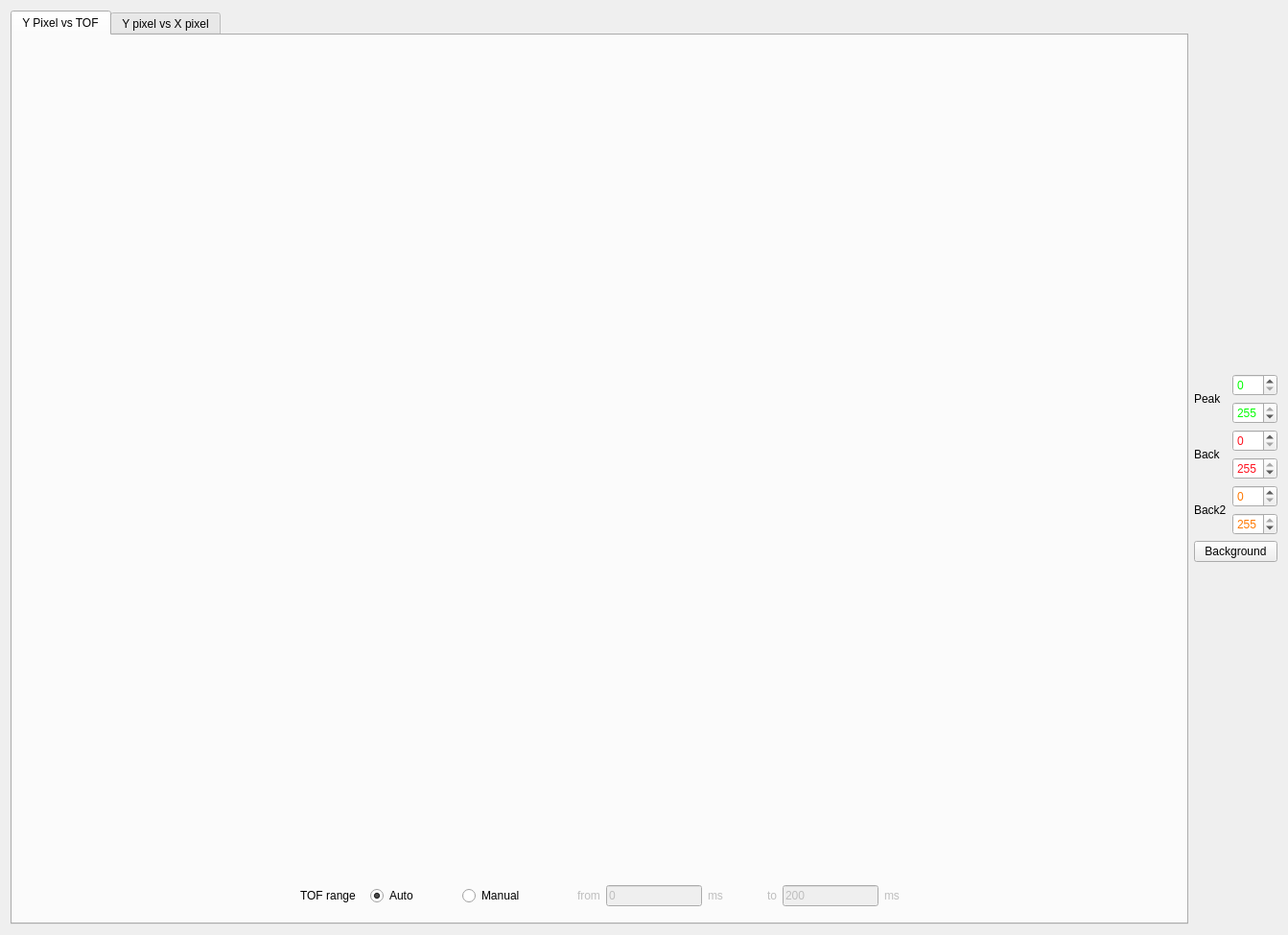
<?xml version="1.0" encoding="UTF-8"?>
<ui version="4.0">
 <class>Dialog</class>
 <widget class="QDialog" name="Dialog">
  <property name="geometry">
   <rect>
    <x>0</x>
    <y>0</y>
    <width>1343</width>
    <height>975</height>
   </rect>
  </property>
  <property name="windowTitle">
   <string>2D Selection Tool</string>
  </property>
  <layout class="QVBoxLayout" name="verticalLayout_4">
   <item>
    <layout class="QHBoxLayout" name="horizontalLayout_6">
     <item>
      <widget class="QTabWidget" name="tabWidget">
       <property name="currentIndex">
        <number>0</number>
       </property>
       <widget class="QWidget" name="tab">
        <attribute name="title">
         <string>Y Pixel vs TOF</string>
        </attribute>
        <layout class="QHBoxLayout" name="horizontalLayout_3">
         <item>
          <layout class="QVBoxLayout" name="verticalLayout">
           <item>
            <layout class="QHBoxLayout" name="horizontalLayout">
             <item>
              <widget class="MPLWidgetNoLog" name="y_pixel_vs_tof_plot" native="true">
               <property name="sizePolicy">
                <sizepolicy hsizetype="Expanding" vsizetype="Expanding">
                 <horstretch>0</horstretch>
                 <verstretch>0</verstretch>
                </sizepolicy>
               </property>
              </widget>
             </item>
            </layout>
           </item>
           <item>
            <layout class="QHBoxLayout" name="horizontalLayout_37">
             <item>
              <spacer name="horizontalSpacer">
               <property name="orientation">
                <enum>Qt::Horizontal</enum>
               </property>
               <property name="sizeHint" stdset="0">
                <size>
                 <width>40</width>
                 <height>20</height>
                </size>
               </property>
              </spacer>
             </item>
             <item>
              <widget class="QLabel" name="dataTOFmanualLabel">
               <property name="enabled">
                <bool>true</bool>
               </property>
               <property name="text">
                <string>TOF range</string>
               </property>
              </widget>
             </item>
             <item>
              <widget class="QFrame" name="frame_13">
               <property name="frameShape">
                <enum>QFrame::NoFrame</enum>
               </property>
               <property name="frameShadow">
                <enum>QFrame::Raised</enum>
               </property>
               <property name="lineWidth">
                <number>0</number>
               </property>
               <layout class="QHBoxLayout" name="horizontalLayout_38">
                <item>
                 <layout class="QHBoxLayout" name="horizontalLayout_39">
                  <item>
                   <widget class="QRadioButton" name="tof_auto_flag">
                    <property name="text">
                     <string>Auto</string>
                    </property>
                    <property name="checked">
                     <bool>true</bool>
                    </property>
                    <property name="autoExclusive">
                     <bool>true</bool>
                    </property>
                   </widget>
                  </item>
                  <item>
                   <spacer name="horizontalSpacer_17">
                    <property name="orientation">
                     <enum>Qt::Horizontal</enum>
                    </property>
                    <property name="sizeType">
                     <enum>QSizePolicy::Maximum</enum>
                    </property>
                    <property name="sizeHint" stdset="0">
                     <size>
                      <width>40</width>
                      <height>20</height>
                     </size>
                    </property>
                   </spacer>
                  </item>
                  <item>
                   <widget class="QRadioButton" name="tof_manual_flag">
                    <property name="enabled">
                     <bool>true</bool>
                    </property>
                    <property name="text">
                     <string>Manual</string>
                    </property>
                    <property name="autoExclusive">
                     <bool>true</bool>
                    </property>
                   </widget>
                  </item>
                 </layout>
                </item>
               </layout>
              </widget>
             </item>
             <item>
              <spacer name="horizontalSpacer_18">
               <property name="orientation">
                <enum>Qt::Horizontal</enum>
               </property>
               <property name="sizeType">
                <enum>QSizePolicy::Maximum</enum>
               </property>
               <property name="sizeHint" stdset="0">
                <size>
                 <width>40</width>
                 <height>20</height>
                </size>
               </property>
              </spacer>
             </item>
             <item>
              <widget class="QLabel" name="tof_from_label">
               <property name="enabled">
                <bool>false</bool>
               </property>
               <property name="text">
                <string>from</string>
               </property>
              </widget>
             </item>
             <item>
              <widget class="QLineEdit" name="tof_from">
               <property name="enabled">
                <bool>false</bool>
               </property>
               <property name="sizePolicy">
                <sizepolicy hsizetype="Minimum" vsizetype="Fixed">
                 <horstretch>0</horstretch>
                 <verstretch>0</verstretch>
                </sizepolicy>
               </property>
               <property name="minimumSize">
                <size>
                 <width>100</width>
                 <height>0</height>
                </size>
               </property>
               <property name="maximumSize">
                <size>
                 <width>100</width>
                 <height>16777215</height>
                </size>
               </property>
               <property name="text">
                <string>0</string>
               </property>
              </widget>
             </item>
             <item>
              <widget class="QLabel" name="tof_from_units">
               <property name="enabled">
                <bool>false</bool>
               </property>
               <property name="text">
                <string>ms</string>
               </property>
              </widget>
             </item>
             <item>
              <spacer name="horizontalSpacer_19">
               <property name="orientation">
                <enum>Qt::Horizontal</enum>
               </property>
               <property name="sizeType">
                <enum>QSizePolicy::Maximum</enum>
               </property>
               <property name="sizeHint" stdset="0">
                <size>
                 <width>40</width>
                 <height>20</height>
                </size>
               </property>
              </spacer>
             </item>
             <item>
              <widget class="QLabel" name="tof_to_label">
               <property name="enabled">
                <bool>false</bool>
               </property>
               <property name="text">
                <string>to</string>
               </property>
              </widget>
             </item>
             <item>
              <widget class="QLineEdit" name="tof_to">
               <property name="enabled">
                <bool>false</bool>
               </property>
               <property name="sizePolicy">
                <sizepolicy hsizetype="Minimum" vsizetype="Fixed">
                 <horstretch>0</horstretch>
                 <verstretch>0</verstretch>
                </sizepolicy>
               </property>
               <property name="minimumSize">
                <size>
                 <width>100</width>
                 <height>0</height>
                </size>
               </property>
               <property name="maximumSize">
                <size>
                 <width>100</width>
                 <height>16777215</height>
                </size>
               </property>
               <property name="text">
                <string>200</string>
               </property>
              </widget>
             </item>
             <item>
              <widget class="QLabel" name="tof_to_units">
               <property name="enabled">
                <bool>false</bool>
               </property>
               <property name="text">
                <string>ms</string>
               </property>
              </widget>
             </item>
             <item>
              <spacer name="horizontalSpacer_21">
               <property name="orientation">
                <enum>Qt::Horizontal</enum>
               </property>
               <property name="sizeHint" stdset="0">
                <size>
                 <width>40</width>
                 <height>20</height>
                </size>
               </property>
              </spacer>
             </item>
            </layout>
           </item>
          </layout>
         </item>
        </layout>
        <zorder></zorder>
       </widget>
       <widget class="QWidget" name="tab_2">
        <attribute name="title">
         <string>Y pixel vs X pixel</string>
        </attribute>
        <layout class="QHBoxLayout" name="horizontalLayout_5">
         <item>
          <layout class="QVBoxLayout" name="verticalLayout_2">
           <item>
            <layout class="QHBoxLayout" name="horizontalLayout_2">
             <item>
              <widget class="MPLWidgetNoLog" name="detector_plot" native="true">
               <property name="sizePolicy">
                <sizepolicy hsizetype="Expanding" vsizetype="Expanding">
                 <horstretch>0</horstretch>
                 <verstretch>0</verstretch>
                </sizepolicy>
               </property>
              </widget>
             </item>
            </layout>
           </item>
           <item>
            <widget class="QFrame" name="frame_20">
             <property name="maximumSize">
              <size>
               <width>16777215</width>
               <height>50</height>
              </size>
             </property>
             <property name="frameShape">
              <enum>QFrame::StyledPanel</enum>
             </property>
             <property name="frameShadow">
              <enum>QFrame::Raised</enum>
             </property>
             <layout class="QHBoxLayout" name="horizontalLayout_54">
              <item>
               <layout class="QHBoxLayout" name="horizontalLayout_83">
                <item>
                 <spacer name="horizontalSpacer_28">
                  <property name="orientation">
                   <enum>Qt::Horizontal</enum>
                  </property>
                  <property name="sizeType">
                   <enum>QSizePolicy::Minimum</enum>
                  </property>
                  <property name="sizeHint" stdset="0">
                   <size>
                    <width>40</width>
                    <height>20</height>
                   </size>
                  </property>
                 </spacer>
                </item>
                <item>
                 <widget class="QCheckBox" name="low_res_flag">
                  <property name="text">
                   <string>Low Resolution</string>
                  </property>
                  <property name="checked">
                   <bool>true</bool>
                  </property>
                 </widget>
                </item>
                <item>
                 <widget class="QLabel" name="low_res1_label">
                  <property name="text">
                   <string>From Pixel</string>
                  </property>
                 </widget>
                </item>
                <item>
                 <spacer name="horizontalSpacer_65">
                  <property name="orientation">
                   <enum>Qt::Horizontal</enum>
                  </property>
                  <property name="sizeType">
                   <enum>QSizePolicy::Fixed</enum>
                  </property>
                  <property name="sizeHint" stdset="0">
                   <size>
                    <width>0</width>
                    <height>20</height>
                   </size>
                  </property>
                 </spacer>
                </item>
                <item>
                 <widget class="QSpinBox" name="low_res1">
                  <property name="palette">
                   <palette>
                    <active>
                     <colorrole role="Text">
                      <brush brushstyle="SolidPattern">
                       <color alpha="255">
                        <red>0</red>
                        <green>0</green>
                        <blue>255</blue>
                       </color>
                      </brush>
                     </colorrole>
                     <colorrole role="PlaceholderText">
                      <brush brushstyle="NoBrush">
                       <color alpha="128">
                        <red>0</red>
                        <green>0</green>
                        <blue>255</blue>
                       </color>
                      </brush>
                     </colorrole>
                    </active>
                    <inactive>
                     <colorrole role="Text">
                      <brush brushstyle="SolidPattern">
                       <color alpha="255">
                        <red>0</red>
                        <green>0</green>
                        <blue>255</blue>
                       </color>
                      </brush>
                     </colorrole>
                     <colorrole role="PlaceholderText">
                      <brush brushstyle="NoBrush">
                       <color alpha="128">
                        <red>0</red>
                        <green>0</green>
                        <blue>255</blue>
                       </color>
                      </brush>
                     </colorrole>
                    </inactive>
                    <disabled>
                     <colorrole role="Text">
                      <brush brushstyle="SolidPattern">
                       <color alpha="255">
                        <red>118</red>
                        <green>118</green>
                        <blue>117</blue>
                       </color>
                      </brush>
                     </colorrole>
                     <colorrole role="PlaceholderText">
                      <brush brushstyle="NoBrush">
                       <color alpha="128">
                        <red>0</red>
                        <green>0</green>
                        <blue>255</blue>
                       </color>
                      </brush>
                     </colorrole>
                    </disabled>
                   </palette>
                  </property>
                  <property name="maximum">
                   <number>255</number>
                  </property>
                  <property name="value">
                   <number>50</number>
                  </property>
                 </widget>
                </item>
                <item>
                 <widget class="QLabel" name="low_res2_label">
                  <property name="text">
                   <string>To Pixel</string>
                  </property>
                 </widget>
                </item>
                <item>
                 <spacer name="horizontalSpacer_66">
                  <property name="orientation">
                   <enum>Qt::Horizontal</enum>
                  </property>
                  <property name="sizeType">
                   <enum>QSizePolicy::Fixed</enum>
                  </property>
                  <property name="sizeHint" stdset="0">
                   <size>
                    <width>0</width>
                    <height>20</height>
                   </size>
                  </property>
                 </spacer>
                </item>
                <item>
                 <widget class="QSpinBox" name="low_res2">
                  <property name="palette">
                   <palette>
                    <active>
                     <colorrole role="Text">
                      <brush brushstyle="SolidPattern">
                       <color alpha="255">
                        <red>0</red>
                        <green>0</green>
                        <blue>255</blue>
                       </color>
                      </brush>
                     </colorrole>
                     <colorrole role="PlaceholderText">
                      <brush brushstyle="NoBrush">
                       <color alpha="128">
                        <red>0</red>
                        <green>0</green>
                        <blue>255</blue>
                       </color>
                      </brush>
                     </colorrole>
                    </active>
                    <inactive>
                     <colorrole role="Text">
                      <brush brushstyle="SolidPattern">
                       <color alpha="255">
                        <red>0</red>
                        <green>0</green>
                        <blue>255</blue>
                       </color>
                      </brush>
                     </colorrole>
                     <colorrole role="PlaceholderText">
                      <brush brushstyle="NoBrush">
                       <color alpha="128">
                        <red>0</red>
                        <green>0</green>
                        <blue>255</blue>
                       </color>
                      </brush>
                     </colorrole>
                    </inactive>
                    <disabled>
                     <colorrole role="Text">
                      <brush brushstyle="SolidPattern">
                       <color alpha="255">
                        <red>118</red>
                        <green>118</green>
                        <blue>117</blue>
                       </color>
                      </brush>
                     </colorrole>
                     <colorrole role="PlaceholderText">
                      <brush brushstyle="NoBrush">
                       <color alpha="128">
                        <red>0</red>
                        <green>0</green>
                        <blue>255</blue>
                       </color>
                      </brush>
                     </colorrole>
                    </disabled>
                   </palette>
                  </property>
                  <property name="maximum">
                   <number>303</number>
                  </property>
                  <property name="value">
                   <number>250</number>
                  </property>
                 </widget>
                </item>
                <item>
                 <spacer name="horizontalSpacer_67">
                  <property name="orientation">
                   <enum>Qt::Horizontal</enum>
                  </property>
                  <property name="sizeType">
                   <enum>QSizePolicy::Minimum</enum>
                  </property>
                  <property name="sizeHint" stdset="0">
                   <size>
                    <width>40</width>
                    <height>20</height>
                   </size>
                  </property>
                 </spacer>
                </item>
               </layout>
              </item>
             </layout>
            </widget>
           </item>
          </layout>
         </item>
        </layout>
        <zorder></zorder>
       </widget>
      </widget>
     </item>
     <item>
      <layout class="QVBoxLayout" name="verticalLayout_3">
       <item>
        <spacer name="verticalSpacer">
         <property name="orientation">
          <enum>Qt::Vertical</enum>
         </property>
         <property name="sizeHint" stdset="0">
          <size>
           <width>20</width>
           <height>40</height>
          </size>
         </property>
        </spacer>
       </item>
       <item>
        <layout class="QHBoxLayout" name="horizontalLayout_8">
         <item>
          <widget class="QLabel" name="plot2dPeakBoundariesLabel">
           <property name="text">
            <string>Peak</string>
           </property>
          </widget>
         </item>
         <item>
          <layout class="QVBoxLayout" name="verticalLayout_16">
           <item>
            <layout class="QHBoxLayout" name="horizontalLayout_12">
             <item>
              <widget class="QSpinBox" name="plot2dPeakFromSpinBox">
               <property name="palette">
                <palette>
                 <active>
                  <colorrole role="Text">
                   <brush brushstyle="SolidPattern">
                    <color alpha="255">
                     <red>0</red>
                     <green>255</green>
                     <blue>0</blue>
                    </color>
                   </brush>
                  </colorrole>
                  <colorrole role="PlaceholderText">
                   <brush brushstyle="SolidPattern">
                    <color alpha="128">
                     <red>0</red>
                     <green>255</green>
                     <blue>0</blue>
                    </color>
                   </brush>
                  </colorrole>
                 </active>
                 <inactive>
                  <colorrole role="Text">
                   <brush brushstyle="SolidPattern">
                    <color alpha="255">
                     <red>0</red>
                     <green>255</green>
                     <blue>0</blue>
                    </color>
                   </brush>
                  </colorrole>
                  <colorrole role="PlaceholderText">
                   <brush brushstyle="SolidPattern">
                    <color alpha="128">
                     <red>0</red>
                     <green>255</green>
                     <blue>0</blue>
                    </color>
                   </brush>
                  </colorrole>
                 </inactive>
                 <disabled>
                  <colorrole role="Text">
                   <brush brushstyle="SolidPattern">
                    <color alpha="255">
                     <red>190</red>
                     <green>190</green>
                     <blue>190</blue>
                    </color>
                   </brush>
                  </colorrole>
                  <colorrole role="PlaceholderText">
                   <brush brushstyle="SolidPattern">
                    <color alpha="128">
                     <red>0</red>
                     <green>0</green>
                     <blue>0</blue>
                    </color>
                   </brush>
                  </colorrole>
                 </disabled>
                </palette>
               </property>
               <property name="maximum">
                <number>255</number>
               </property>
              </widget>
             </item>
            </layout>
           </item>
           <item>
            <layout class="QHBoxLayout" name="horizontalLayout_11">
             <item>
              <widget class="QSpinBox" name="plot2dPeakToSpinBox">
               <property name="palette">
                <palette>
                 <active>
                  <colorrole role="Text">
                   <brush brushstyle="SolidPattern">
                    <color alpha="255">
                     <red>0</red>
                     <green>255</green>
                     <blue>0</blue>
                    </color>
                   </brush>
                  </colorrole>
                  <colorrole role="PlaceholderText">
                   <brush brushstyle="SolidPattern">
                    <color alpha="128">
                     <red>0</red>
                     <green>255</green>
                     <blue>0</blue>
                    </color>
                   </brush>
                  </colorrole>
                 </active>
                 <inactive>
                  <colorrole role="Text">
                   <brush brushstyle="SolidPattern">
                    <color alpha="255">
                     <red>0</red>
                     <green>255</green>
                     <blue>0</blue>
                    </color>
                   </brush>
                  </colorrole>
                  <colorrole role="PlaceholderText">
                   <brush brushstyle="SolidPattern">
                    <color alpha="128">
                     <red>0</red>
                     <green>255</green>
                     <blue>0</blue>
                    </color>
                   </brush>
                  </colorrole>
                 </inactive>
                 <disabled>
                  <colorrole role="Text">
                   <brush brushstyle="SolidPattern">
                    <color alpha="255">
                     <red>190</red>
                     <green>190</green>
                     <blue>190</blue>
                    </color>
                   </brush>
                  </colorrole>
                  <colorrole role="PlaceholderText">
                   <brush brushstyle="SolidPattern">
                    <color alpha="128">
                     <red>0</red>
                     <green>0</green>
                     <blue>0</blue>
                    </color>
                   </brush>
                  </colorrole>
                 </disabled>
                </palette>
               </property>
               <property name="maximum">
                <number>255</number>
               </property>
               <property name="value">
                <number>255</number>
               </property>
              </widget>
             </item>
            </layout>
           </item>
          </layout>
         </item>
        </layout>
       </item>
       <item>
        <layout class="QHBoxLayout" name="horizontalLayout_9">
         <item>
          <widget class="QLabel" name="plot2dBackBoundariesLabel">
           <property name="text">
            <string>Back</string>
           </property>
          </widget>
         </item>
         <item>
          <layout class="QVBoxLayout" name="verticalLayout_5">
           <item>
            <layout class="QHBoxLayout" name="horizontalLayout_17">
             <item>
              <widget class="QSpinBox" name="plot2dBackFromValue">
               <property name="palette">
                <palette>
                 <active>
                  <colorrole role="Text">
                   <brush brushstyle="SolidPattern">
                    <color alpha="255">
                     <red>255</red>
                     <green>15</green>
                     <blue>29</blue>
                    </color>
                   </brush>
                  </colorrole>
                  <colorrole role="PlaceholderText">
                   <brush brushstyle="SolidPattern">
                    <color alpha="128">
                     <red>255</red>
                     <green>15</green>
                     <blue>29</blue>
                    </color>
                   </brush>
                  </colorrole>
                 </active>
                 <inactive>
                  <colorrole role="Text">
                   <brush brushstyle="SolidPattern">
                    <color alpha="255">
                     <red>255</red>
                     <green>15</green>
                     <blue>29</blue>
                    </color>
                   </brush>
                  </colorrole>
                  <colorrole role="PlaceholderText">
                   <brush brushstyle="SolidPattern">
                    <color alpha="128">
                     <red>255</red>
                     <green>15</green>
                     <blue>29</blue>
                    </color>
                   </brush>
                  </colorrole>
                 </inactive>
                 <disabled>
                  <colorrole role="Text">
                   <brush brushstyle="SolidPattern">
                    <color alpha="255">
                     <red>190</red>
                     <green>190</green>
                     <blue>190</blue>
                    </color>
                   </brush>
                  </colorrole>
                  <colorrole role="PlaceholderText">
                   <brush brushstyle="SolidPattern">
                    <color alpha="128">
                     <red>0</red>
                     <green>0</green>
                     <blue>0</blue>
                    </color>
                   </brush>
                  </colorrole>
                 </disabled>
                </palette>
               </property>
               <property name="maximum">
                <number>255</number>
               </property>
              </widget>
             </item>
            </layout>
           </item>
           <item>
            <layout class="QHBoxLayout" name="horizontalLayout_18">
             <item>
              <widget class="QSpinBox" name="plot2dBackToValue">
               <property name="palette">
                <palette>
                 <active>
                  <colorrole role="Text">
                   <brush brushstyle="SolidPattern">
                    <color alpha="255">
                     <red>255</red>
                     <green>15</green>
                     <blue>29</blue>
                    </color>
                   </brush>
                  </colorrole>
                  <colorrole role="PlaceholderText">
                   <brush brushstyle="SolidPattern">
                    <color alpha="128">
                     <red>255</red>
                     <green>15</green>
                     <blue>29</blue>
                    </color>
                   </brush>
                  </colorrole>
                 </active>
                 <inactive>
                  <colorrole role="Text">
                   <brush brushstyle="SolidPattern">
                    <color alpha="255">
                     <red>255</red>
                     <green>15</green>
                     <blue>29</blue>
                    </color>
                   </brush>
                  </colorrole>
                  <colorrole role="PlaceholderText">
                   <brush brushstyle="SolidPattern">
                    <color alpha="128">
                     <red>255</red>
                     <green>15</green>
                     <blue>29</blue>
                    </color>
                   </brush>
                  </colorrole>
                 </inactive>
                 <disabled>
                  <colorrole role="Text">
                   <brush brushstyle="SolidPattern">
                    <color alpha="255">
                     <red>190</red>
                     <green>190</green>
                     <blue>190</blue>
                    </color>
                   </brush>
                  </colorrole>
                  <colorrole role="PlaceholderText">
                   <brush brushstyle="SolidPattern">
                    <color alpha="128">
                     <red>0</red>
                     <green>0</green>
                     <blue>0</blue>
                    </color>
                   </brush>
                  </colorrole>
                 </disabled>
                </palette>
               </property>
               <property name="maximum">
                <number>255</number>
               </property>
               <property name="value">
                <number>255</number>
               </property>
              </widget>
             </item>
            </layout>
           </item>
          </layout>
         </item>
        </layout>
       </item>
       <item>
        <layout class="QHBoxLayout" name="horizontalLayout_10">
         <item>
          <widget class="QLabel" name="plot2dBack2BoundariesLabel">
           <property name="text">
            <string>Back2</string>
           </property>
          </widget>
         </item>
         <item>
          <layout class="QVBoxLayout" name="verticalLayout_6">
           <item>
            <layout class="QHBoxLayout" name="horizontalLayout_20">
             <item>
              <widget class="QSpinBox" name="plot2dBack2FromValue">
               <property name="enabled">
                <bool>true</bool>
               </property>
               <property name="palette">
                <palette>
                 <active>
                  <colorrole role="Text">
                   <brush brushstyle="SolidPattern">
                    <color alpha="255">
                     <red>255</red>
                     <green>120</green>
                     <blue>0</blue>
                    </color>
                   </brush>
                  </colorrole>
                  <colorrole role="PlaceholderText">
                   <brush brushstyle="SolidPattern">
                    <color alpha="128">
                     <red>255</red>
                     <green>120</green>
                     <blue>0</blue>
                    </color>
                   </brush>
                  </colorrole>
                 </active>
                 <inactive>
                  <colorrole role="Text">
                   <brush brushstyle="SolidPattern">
                    <color alpha="255">
                     <red>255</red>
                     <green>120</green>
                     <blue>0</blue>
                    </color>
                   </brush>
                  </colorrole>
                  <colorrole role="PlaceholderText">
                   <brush brushstyle="SolidPattern">
                    <color alpha="128">
                     <red>255</red>
                     <green>120</green>
                     <blue>0</blue>
                    </color>
                   </brush>
                  </colorrole>
                 </inactive>
                 <disabled>
                  <colorrole role="Text">
                   <brush brushstyle="SolidPattern">
                    <color alpha="255">
                     <red>190</red>
                     <green>190</green>
                     <blue>190</blue>
                    </color>
                   </brush>
                  </colorrole>
                  <colorrole role="PlaceholderText">
                   <brush brushstyle="SolidPattern">
                    <color alpha="128">
                     <red>0</red>
                     <green>0</green>
                     <blue>0</blue>
                    </color>
                   </brush>
                  </colorrole>
                 </disabled>
                </palette>
               </property>
               <property name="maximum">
                <number>255</number>
               </property>
              </widget>
             </item>
            </layout>
           </item>
           <item>
            <layout class="QHBoxLayout" name="horizontalLayout_19">
             <item>
              <widget class="QSpinBox" name="plot2dBack2ToValue">
               <property name="enabled">
                <bool>true</bool>
               </property>
               <property name="palette">
                <palette>
                 <active>
                  <colorrole role="Text">
                   <brush brushstyle="SolidPattern">
                    <color alpha="255">
                     <red>255</red>
                     <green>120</green>
                     <blue>0</blue>
                    </color>
                   </brush>
                  </colorrole>
                  <colorrole role="PlaceholderText">
                   <brush brushstyle="SolidPattern">
                    <color alpha="128">
                     <red>255</red>
                     <green>120</green>
                     <blue>0</blue>
                    </color>
                   </brush>
                  </colorrole>
                 </active>
                 <inactive>
                  <colorrole role="Text">
                   <brush brushstyle="SolidPattern">
                    <color alpha="255">
                     <red>255</red>
                     <green>120</green>
                     <blue>0</blue>
                    </color>
                   </brush>
                  </colorrole>
                  <colorrole role="PlaceholderText">
                   <brush brushstyle="SolidPattern">
                    <color alpha="128">
                     <red>255</red>
                     <green>120</green>
                     <blue>0</blue>
                    </color>
                   </brush>
                  </colorrole>
                 </inactive>
                 <disabled>
                  <colorrole role="Text">
                   <brush brushstyle="SolidPattern">
                    <color alpha="255">
                     <red>190</red>
                     <green>190</green>
                     <blue>190</blue>
                    </color>
                   </brush>
                  </colorrole>
                  <colorrole role="PlaceholderText">
                   <brush brushstyle="SolidPattern">
                    <color alpha="128">
                     <red>0</red>
                     <green>0</green>
                     <blue>0</blue>
                    </color>
                   </brush>
                  </colorrole>
                 </disabled>
                </palette>
               </property>
               <property name="maximum">
                <number>255</number>
               </property>
               <property name="value">
                <number>255</number>
               </property>
              </widget>
             </item>
            </layout>
           </item>
          </layout>
         </item>
        </layout>
       </item>
       <item>
        <widget class="QPushButton" name="backgroundSettingsPushButton">
         <property name="toolTip">
          <string>&lt;html&gt;&lt;head/&gt;&lt;body&gt;&lt;p&gt;opens the backgrounds-settings dialog&lt;/p&gt;&lt;/body&gt;&lt;/html&gt;</string>
         </property>
         <property name="text">
          <string>Background</string>
         </property>
         <property name="icon">
          <iconset resource="../icons/icons.qrc">
           <normaloff>:/General/cogwheel.png</normaloff>:/General/cogwheel.png</iconset>
         </property>
         <property name="autoDefault">
          <bool>false</bool>
         </property>
        </widget>
       </item>
       <item>
        <spacer name="verticalSpacer_2">
         <property name="orientation">
          <enum>Qt::Vertical</enum>
         </property>
         <property name="sizeHint" stdset="0">
          <size>
           <width>20</width>
           <height>40</height>
          </size>
         </property>
        </spacer>
       </item>
      </layout>
     </item>
    </layout>
   </item>
  </layout>
 </widget>
 <customwidgets>
  <customwidget>
   <class>MPLWidgetNoLog</class>
   <extends>QWidget</extends>
   <header>refred/interfaces/mplwidgets.h</header>
   <container>1</container>
  </customwidget>
 </customwidgets>
 <resources>
  <include location="../icons/icons.qrc"/>
 </resources>
 <connections>
  <connection>
   <sender>tof_from</sender>
   <signal>editingFinished()</signal>
   <receiver>Dialog</receiver>
   <slot>manual_input_of_tof_field()</slot>
   <hints>
    <hint type="sourcelabel">
     <x>437</x>
     <y>1121</y>
    </hint>
    <hint type="destinationlabel">
     <x>689</x>
     <y>593</y>
    </hint>
   </hints>
  </connection>
  <connection>
   <sender>low_res2</sender>
   <signal>editingFinished()</signal>
   <receiver>Dialog</receiver>
   <slot>manual_input_of_low_res_field()</slot>
   <hints>
    <hint type="sourcelabel">
     <x>1069</x>
     <y>1119</y>
    </hint>
    <hint type="destinationlabel">
     <x>689</x>
     <y>593</y>
    </hint>
   </hints>
  </connection>
  <connection>
   <sender>tof_manual_flag</sender>
   <signal>clicked()</signal>
   <receiver>Dialog</receiver>
   <slot>manual_auto_tof_clicked()</slot>
   <hints>
    <hint type="sourcelabel">
     <x>251</x>
     <y>1121</y>
    </hint>
    <hint type="destinationlabel">
     <x>689</x>
     <y>593</y>
    </hint>
   </hints>
  </connection>
  <connection>
   <sender>low_res_flag</sender>
   <signal>clicked(bool)</signal>
   <receiver>Dialog</receiver>
   <slot>activate_or_not_low_res_widgets()</slot>
   <hints>
    <hint type="sourcelabel">
     <x>309</x>
     <y>1118</y>
    </hint>
    <hint type="destinationlabel">
     <x>689</x>
     <y>593</y>
    </hint>
   </hints>
  </connection>
  <connection>
   <sender>low_res1</sender>
   <signal>editingFinished()</signal>
   <receiver>Dialog</receiver>
   <slot>manual_input_of_low_res_field()</slot>
   <hints>
    <hint type="sourcelabel">
     <x>689</x>
     <y>1119</y>
    </hint>
    <hint type="destinationlabel">
     <x>689</x>
     <y>593</y>
    </hint>
   </hints>
  </connection>
  <connection>
   <sender>tof_to</sender>
   <signal>editingFinished()</signal>
   <receiver>Dialog</receiver>
   <slot>manual_input_of_tof_field()</slot>
   <hints>
    <hint type="sourcelabel">
     <x>634</x>
     <y>1121</y>
    </hint>
    <hint type="destinationlabel">
     <x>689</x>
     <y>593</y>
    </hint>
   </hints>
  </connection>
  <connection>
   <sender>tof_auto_flag</sender>
   <signal>clicked()</signal>
   <receiver>Dialog</receiver>
   <slot>manual_auto_tof_clicked()</slot>
   <hints>
    <hint type="sourcelabel">
     <x>132</x>
     <y>1121</y>
    </hint>
    <hint type="destinationlabel">
     <x>689</x>
     <y>593</y>
    </hint>
   </hints>
  </connection>
  <connection>
   <sender>plot2dPeakFromSpinBox</sender>
   <signal>editingFinished()</signal>
   <receiver>Dialog</receiver>
   <slot>manual_input_peak1()</slot>
   <hints>
    <hint type="sourcelabel">
     <x>1244</x>
     <y>29</y>
    </hint>
    <hint type="destinationlabel">
     <x>671</x>
     <y>563</y>
    </hint>
   </hints>
  </connection>
  <connection>
   <sender>plot2dPeakToSpinBox</sender>
   <signal>editingFinished()</signal>
   <receiver>Dialog</receiver>
   <slot>manual_input_peak2()</slot>
   <hints>
    <hint type="sourcelabel">
     <x>1244</x>
     <y>69</y>
    </hint>
    <hint type="destinationlabel">
     <x>671</x>
     <y>563</y>
    </hint>
   </hints>
  </connection>
  <connection>
   <sender>plot2dBackFromValue</sender>
   <signal>editingFinished()</signal>
   <receiver>Dialog</receiver>
   <slot>manual_input_background()</slot>
   <hints>
    <hint type="sourcelabel">
     <x>1244</x>
     <y>113</y>
    </hint>
    <hint type="destinationlabel">
     <x>671</x>
     <y>563</y>
    </hint>
   </hints>
  </connection>
  <connection>
   <sender>plot2dBackToValue</sender>
   <signal>editingFinished()</signal>
   <receiver>Dialog</receiver>
   <slot>manual_input_background()</slot>
   <hints>
    <hint type="sourcelabel">
     <x>1244</x>
     <y>153</y>
    </hint>
    <hint type="destinationlabel">
     <x>671</x>
     <y>563</y>
    </hint>
   </hints>
  </connection>
  <connection>
   <sender>plot2dPeakFromSpinBox</sender>
   <signal>valueChanged(int)</signal>
   <receiver>Dialog</receiver>
   <slot>plot2d_peak_from_spinbox_value_changed()</slot>
   <hints>
    <hint type="sourcelabel">
     <x>1282</x>
     <y>357</y>
    </hint>
    <hint type="destinationlabel">
     <x>671</x>
     <y>487</y>
    </hint>
   </hints>
  </connection>
  <connection>
   <sender>plot2dPeakToSpinBox</sender>
   <signal>valueChanged(int)</signal>
   <receiver>Dialog</receiver>
   <slot>plot2d_peak_to_spinbox_value_changed()</slot>
   <hints>
    <hint type="sourcelabel">
     <x>1282</x>
     <y>397</y>
    </hint>
    <hint type="destinationlabel">
     <x>671</x>
     <y>487</y>
    </hint>
   </hints>
  </connection>
  <connection>
   <sender>plot2dBackFromValue</sender>
   <signal>valueChanged(int)</signal>
   <receiver>Dialog</receiver>
   <slot>plot2d_back_from_spinbox_value_changed()</slot>
   <hints>
    <hint type="sourcelabel">
     <x>1282</x>
     <y>441</y>
    </hint>
    <hint type="destinationlabel">
     <x>671</x>
     <y>487</y>
    </hint>
   </hints>
  </connection>
  <connection>
   <sender>plot2dBackToValue</sender>
   <signal>valueChanged(int)</signal>
   <receiver>Dialog</receiver>
   <slot>plot2d_back_to_spinbox_value_changed()</slot>
   <hints>
    <hint type="sourcelabel">
     <x>1282</x>
     <y>481</y>
    </hint>
    <hint type="destinationlabel">
     <x>671</x>
     <y>487</y>
    </hint>
   </hints>
  </connection>
  <connection>
   <sender>backgroundSettingsPushButton</sender>
   <signal>pressed()</signal>
   <receiver>Dialog</receiver>
   <slot>display_background_settings()</slot>
   <hints>
    <hint type="sourcelabel">
     <x>1252</x>
     <y>587</y>
    </hint>
    <hint type="destinationlabel">
     <x>671</x>
     <y>487</y>
    </hint>
   </hints>
  </connection>
  <connection>
   <sender>plot2dBack2FromValue</sender>
   <signal>editingFinished()</signal>
   <receiver>Dialog</receiver>
   <slot>manual_input_background()</slot>
   <hints>
    <hint type="sourcelabel">
     <x>1282</x>
     <y>524</y>
    </hint>
    <hint type="destinationlabel">
     <x>671</x>
     <y>487</y>
    </hint>
   </hints>
  </connection>
  <connection>
   <sender>plot2dBack2FromValue</sender>
   <signal>valueChanged(int)</signal>
   <receiver>Dialog</receiver>
   <slot>plot2d_back2_from_spinbox_value_changed()</slot>
   <hints>
    <hint type="sourcelabel">
     <x>1282</x>
     <y>524</y>
    </hint>
    <hint type="destinationlabel">
     <x>671</x>
     <y>487</y>
    </hint>
   </hints>
  </connection>
  <connection>
   <sender>plot2dBack2ToValue</sender>
   <signal>editingFinished()</signal>
   <receiver>Dialog</receiver>
   <slot>manual_input_background()</slot>
   <hints>
    <hint type="sourcelabel">
     <x>1282</x>
     <y>564</y>
    </hint>
    <hint type="destinationlabel">
     <x>671</x>
     <y>487</y>
    </hint>
   </hints>
  </connection>
  <connection>
   <sender>plot2dBack2ToValue</sender>
   <signal>valueChanged(int)</signal>
   <receiver>Dialog</receiver>
   <slot>plot2d_back2_to_spinbox_value_changed()</slot>
   <hints>
    <hint type="sourcelabel">
     <x>1282</x>
     <y>564</y>
    </hint>
    <hint type="destinationlabel">
     <x>671</x>
     <y>487</y>
    </hint>
   </hints>
  </connection>
 </connections>
 <slots>
  <slot>activate_or_not_low_res_widgets()</slot>
  <slot>activate_or_not_back_widgets()</slot>
  <slot>manual_input_of_peak_back_field()</slot>
  <slot>manual_input_of_low_res_field()</slot>
  <slot>manual_input_of_tof_field()</slot>
  <slot>manual_auto_tof_clicked()</slot>
  <slot>manual_input_peak1()</slot>
  <slot>display_background_settings()</slot>
  <slot>plot2d_peak_from_spinbox_value_changed()</slot>
  <slot>manual_input_peak2()</slot>
  <slot>plot2d_peak_to_spinbox_value_changed()</slot>
  <slot>manual_input_background()</slot>
  <slot>plot2d_back_from_spinbox_value_changed()</slot>
  <slot>plot2d_back_to_spinbox_value_changed()</slot>
  <slot>plot2d_back2_from_spinbox_value_changed()</slot>
  <slot>plot2d_back2_to_spinbox_value_changed()</slot>
 </slots>
</ui>
